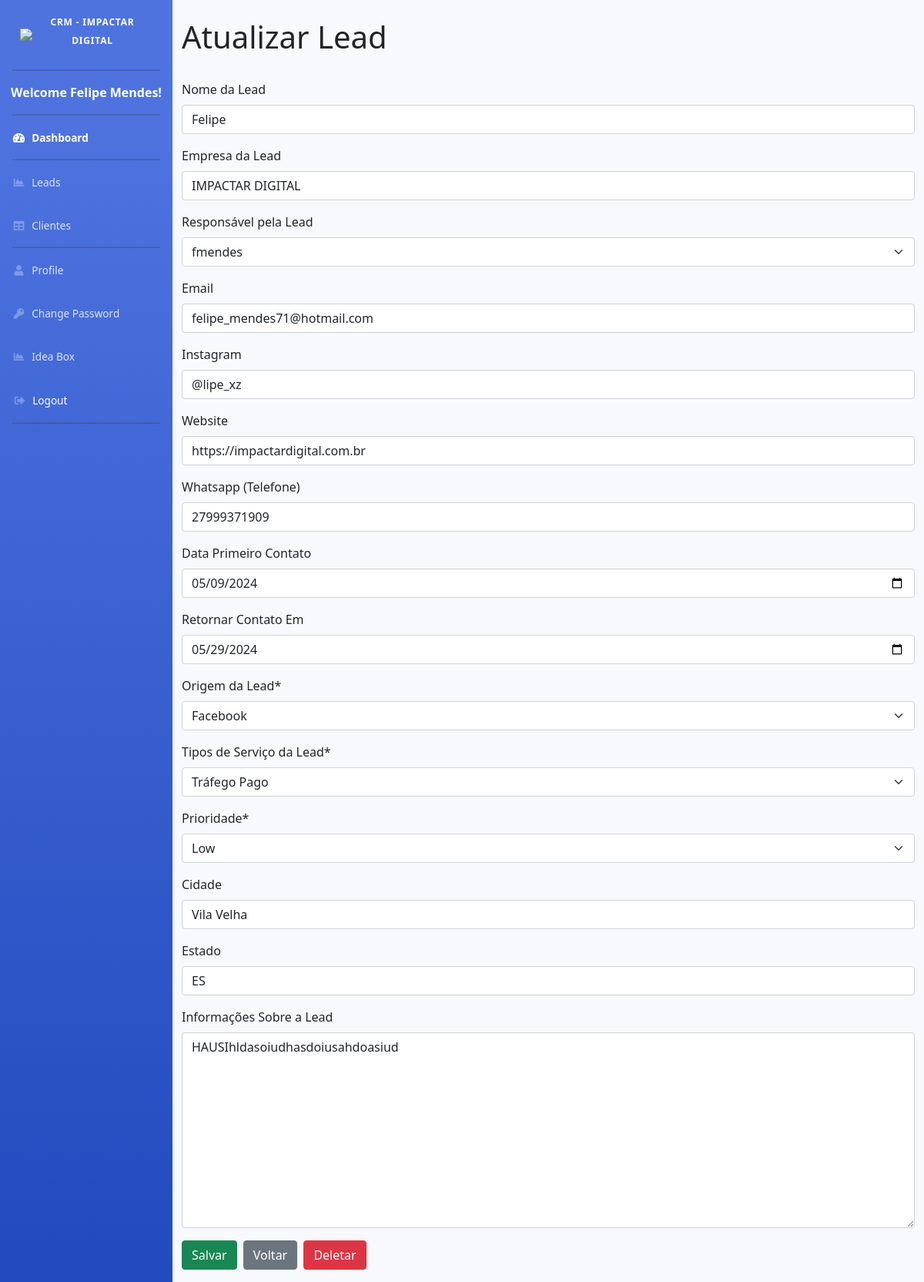
/update_lead/8/ (signed in), run on the app's committed database.
### apps/leads/models.py (models this page shows, shortened)
class Lead(models.Model):
    created_at = models.DateField(auto_now_add=True, verbose_name=_("Dia que a Lead Chegou"))
    first_name = models.CharField(max_length=255, verbose_name=_("Nome da Lead"), blank=True)
    company_name = models.CharField(max_length=255, verbose_name=_("Empresa da Lead"), blank=True)
    responsible = models.ForeignKey(
        settings.AUTH_USER_MODEL,
        on_delete=models.SET_NULL,
        null=True,
        blank=True,  # opcional, depende se você quer forçar uma seleção
        verbose_name=_("Responsável pela Lead")
    )
    email = models.EmailField(max_length=255, unique=False, verbose_name=_("Email"), blank=True)
    instagram = models.CharField(max_length=50, blank=True, null=True, verbose_name=_("Instagram"))
    website = models.URLField(blank=True, null=True, verbose_name=_("Website"))
    whatsapp = models.CharField(max_length=20, verbose_name=_("Whatsapp (Telefone)"), blank=True)
    first_contact_date = models.DateField(verbose_name=_("Data Primeiro Contato"),null=True, blank=True)
    return_contact = models.DateField(verbose_name=_("Retornar Contato Em"),null=True, blank=True)
    origin = models.ForeignKey(Origin, on_delete=models.SET_NULL, null=True, verbose_name="Origem da Lead")
    service_type = models.ForeignKey(ServiceType, on_delete=models.SET_NULL, null=True, verbose_name=_("Tipos de Serviço da Lead"))
    priority = models.ForeignKey(Priority, on_delete=models.SET_NULL, null=True, verbose_name="Prioridade")
    city = models.CharField(max_length=50, verbose_name=_("Cidade"), blank=True)
    state = models.CharField(max_length=2, verbose_name=_("Estado"), blank=True)
    lead_info = models.TextField(max_length=2500, blank=True, verbose_name=_("Informações Sobre a Lead"))

### apps/leads/views.py (the view, shortened to what this page needs)
# urls.py: path('update_lead/<int:pk>/', LeadUpdateView.as_view(), name='update_lead'),
class LeadUpdateView(LoginRequiredMixin, UpdateView):
    model = Lead
    form_class = LeadForm
    template_name = 'leads/update_lead.html'
    success_url = reverse_lazy('leads')
    def get_form(self, form_class=None):
        form = super().get_form(form_class)  # get the form
        if 'first_contact_date' in form.fields:
            form.fields['first_contact_date'].widget = DateInput(attrs={'type': 'date', 'class': 'datepicker'})
        if 'return_contact' in form.fields:
            form.fields['return_contact'].widget = DateInput(attrs={'type': 'date', 'class': 'datepicker'})
        return form

### apps/leads/forms.py
class LeadForm(forms.ModelForm):
    class Meta:
        model = Lead
        fields = '__all__'
    def __init__(self, *args, **kwargs):
        super(LeadForm, self).__init__(*args, **kwargs)
        readonly_fields = ['created_at', 'id']  # Adicione mais campos conforme necessário
        for field_name in readonly_fields:
            if field_name in self.fields:
                self.fields[field_name].disabled = True
        User = get_user_model()  # Obter o modelo de usuário atual
        self.fields['responsible'].queryset = User.objects.all()
        self.fields['responsible'].label = "Responsável pela Lead"
        self.fields['responsible'].required = False  # Torna o campo opcional, se necessário

### apps/leads/models.py (called while the page is built)
    def __str__(self):
        return self.name

    def __str__(self):
        return self.name

    def __str__(self):
        return self.name

### templates/leads/update_lead.html (shortened to what this page needs)
{% extends 'base.html' %}
{% load static %}
{% load lead_extras %}
{% load crispy_forms_tags %}
{% block content %}
<div class="container mt-4">
    <h1>Atualizar Lead</h1><br>
    <form method="post" class="mb-3">
        {{ form|crispy }}
        <div class="form-group">
            <button type="submit" name="save" class="btn btn-success mr-1">Salvar</button>
            <a href="{% url 'leads' %}" class="btn btn-secondary mr-1">Voltar</a>
            <button id="deleteBtn" type="button" class="btn btn-danger">Deletar</button>
        </div>
    </form>
</div>
{% endblock %}

### templates/base.html (shortened to what this page needs)
{% load static %}
{% load crispy_forms_tags %}
<!DOCTYPE html>
<html lang="en">
<head>
  <link rel="stylesheet" href="https://cdn.datatables.net/1.10.20/css/jquery.dataTables.min.css">
  <link rel="stylesheet" href="https://code.jquery.com/ui/1.12.1/themes/base/jquery-ui.css">
  <link href="https://stackpath.bootstrapcdn.com/bootstrap/5.1.0/css/bootstrap.min.css" rel="stylesheet">
  <link href="https://cdnjs.cloudflare.com/ajax/libs/font-awesome/5.11.2/css/all.min.css" rel="stylesheet" type="text/css">
  <link href="https://cdnjs.cloudflare.com/ajax/libs/bootstrap-icons/1.7.2/font/bootstrap-icons.min.css" rel="stylesheet">
  <link href="{% static 'css/sb-admin-2.min.css' %}" rel="stylesheet">
  <link rel="stylesheet" href="https://stackpath.bootstrapcdn.com/bootstrap/5.1.0/css/bootstrap.min.css">
  <link rel="stylesheet" href="{% static 'date-time-phone/jquery-ui.css' %}">
  <link rel='stylesheet' href="{% static 'date-time-phone/jquery-ui-timepicker-addon.css' %}" />
</head>
<body id="page-top">
  <div id="wrapper">
    <ul class="navbar-nav bg-gradient-primary sidebar sidebar-dark accordion" id="accordionSidebar">
      <a class="sidebar-brand d-flex align-items-center justify-content-center" style="margin: 10px;" href="https://impactardigital.com.br/" target="_blank">
        <div class="sidebar-brand-icon">
          <img src="{% static 'img/LOGO_ID.png' %}" class="sidebar-logo">
        </div>
          <div class="sidebar-brand-text mx-3"> <sup>CRM - Impactar Digital</sup></div>
      </a>
      <hr class="sidebar-divider">
      <p class="text-center text-white font-weight-bold">Welcome {{user.first_name}} {{user.last_name}}!</p>
      <hr class="sidebar-divider my-0">
      <li class="nav-item active">
        <a class="nav-link" href="{% url 'dashboard' %}">
          <i class="fas fa-fw fa-tachometer-alt"></i>
          <span>Dashboard</span></a>
      </li>
      <hr class="sidebar-divider my-0">
      <li class="nav-item">
        <a class="nav-link" href="{% url 'leads' %}">
          <i class="fas fa-fw fa-chart-area"></i>
          <span>Leads</span></a>
      </li>
      <li class="nav-item">
        <a class="nav-link" href="{% url 'clients' %}">
          <i class="fas fa-fw fa-table"></i>
          <span>Clientes</span></a>
      </li>
      <hr class="sidebar-divider my-0">
      <li class="nav-item">
        <a class="nav-link" href="{% url 'profile' %}">
          <i class="fas fa-fw fa-user"></i>
          <span>Profile</span></a>
      </li>
      <li class="nav-item">
        <a class="nav-link" href="{% url 'change-password' %}">
          <i class="fas fa-fw fa-key"></i>
          <span>Change Password</span></a>
      </li>
      <li class="nav-item">
        <a class="nav-link" href="{% url 'suggestions_list' %}">
          <i class="fas fa-fw fa-chart-area"></i>
          <span>Idea Box</span></a>
      </li>
      <li class="nav-item">
        <form action="{% url 'logout' %}" method="post">
          <button type="submit" class="btn btn-link nav-link" style="color: white; text-decoration: none;">
            <i class="fas fa-fw fa-sign-out-alt"></i>
            <span>Logout</span>
          </button>
        </form>
      </li>
      <hr class="sidebar-divider d-none d-md-block">
    </ul>
    <div id="content-wrapper" class="d-flex flex-column">
      <div id="content">
        {% block content %}
        {% endblock content %}
      </div>
    </div>
  </div>
  {% block extra_css %}
  <link rel="stylesheet" type="text/css" href="{% static 'css/custom.css' %}">
  {% endblock extra_css %}
</body>
</html>

### static/css/custom.css (style rules this page uses)
.sidebar-logo { width: 100%; max-width: 100px; height: auto; transform: rotate(0deg); display: block; margin: 0 auto; }

### data on the page
Lead: first_name "Felipe", company_name "IMPACTAR DIGITAL", responsible "fmendes", email "felipe_mendes71@hotmail.com", instagram "@lipe_xz", website "https://impactardigital.com.br", whatsapp "27999371909", first_contact_date "05/09/2024", return_contact "05/29/2024", origin "Facebook", service_type "Tráfego Pago", priority "Low", city "Vila Velha", state "ES", lead_info "HAUSIhldasoiudhasdoiusahdoasiud"

### other printed values
{{ user.first_name }} "Felipe"
{{ user.last_name }} "Mendes"
